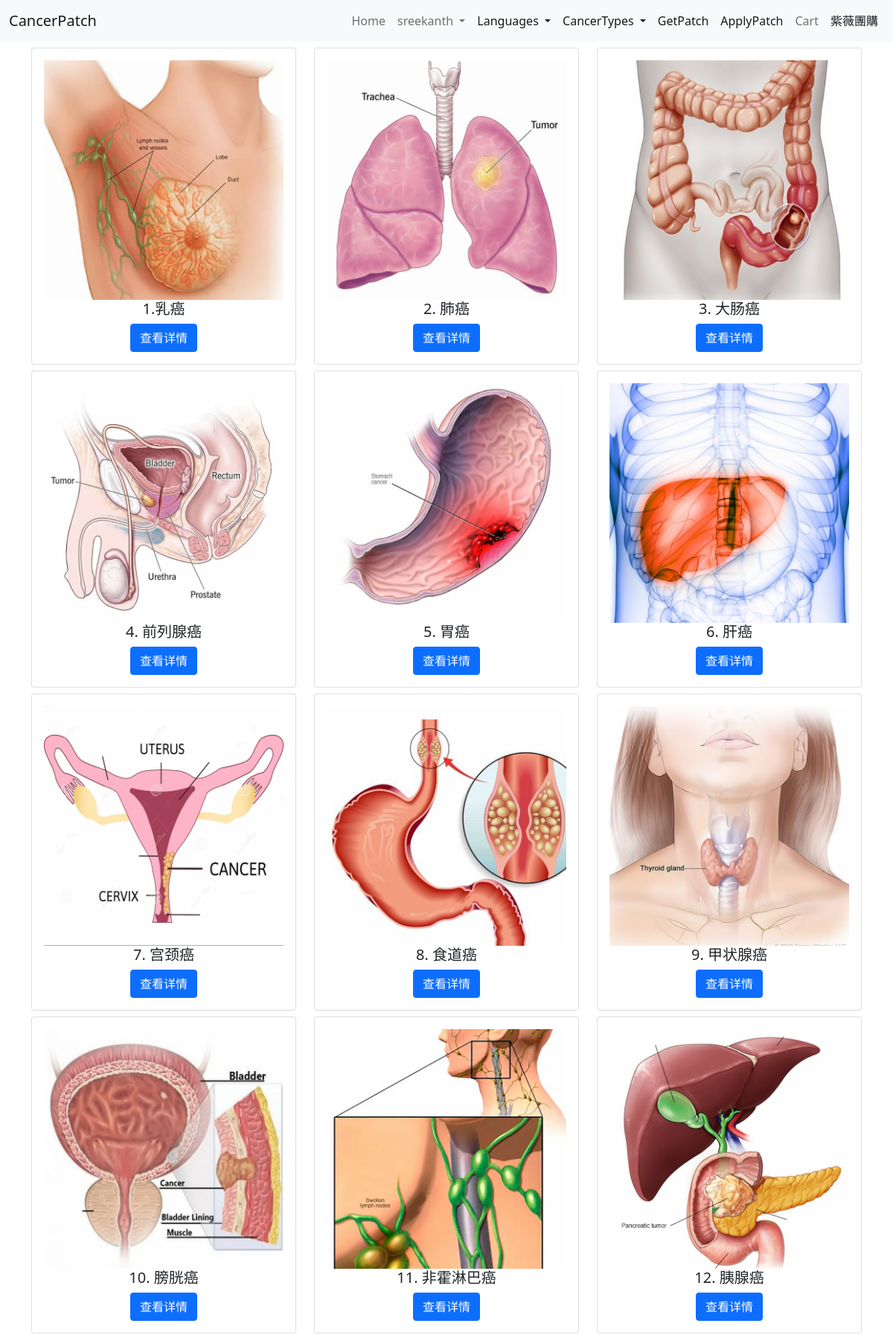
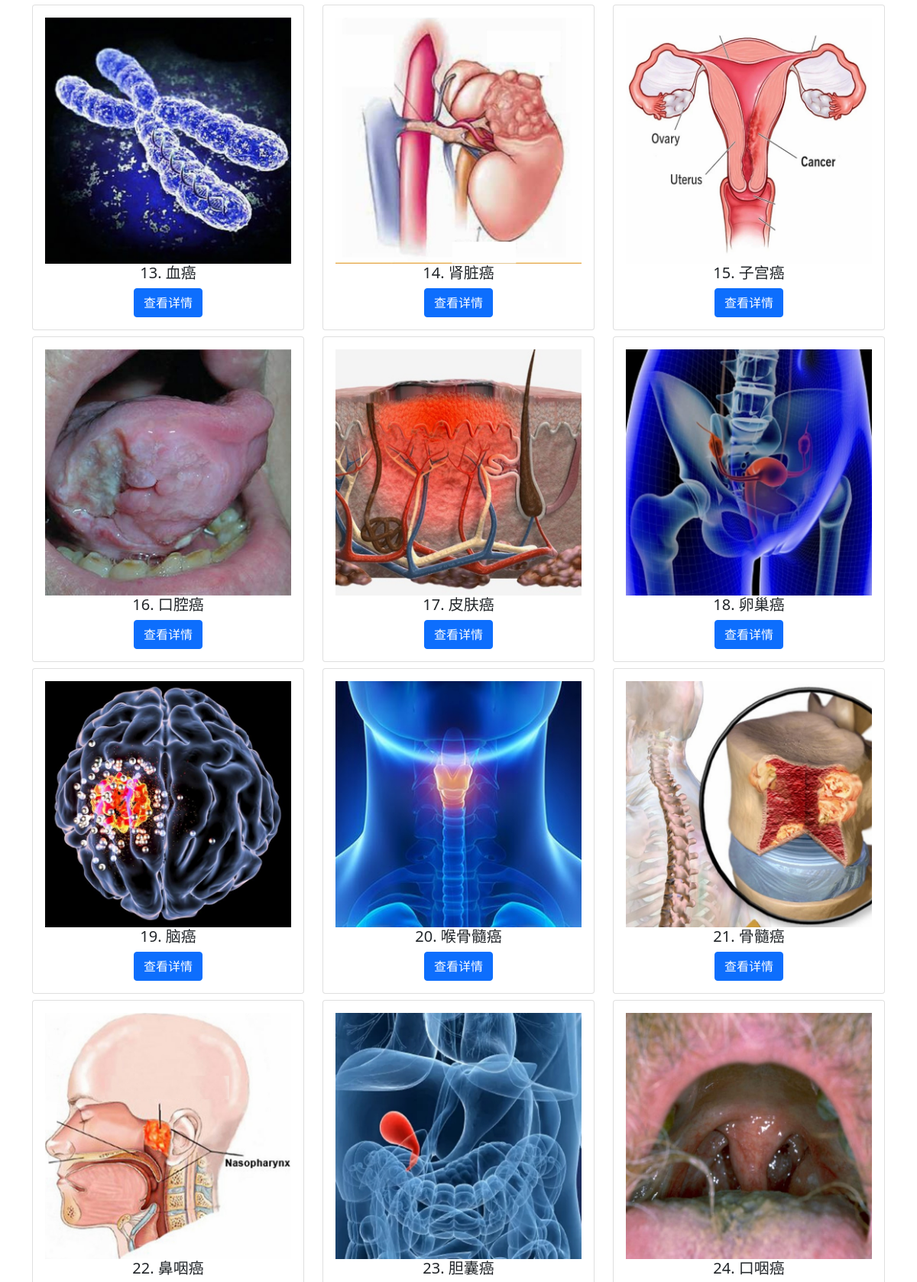
/chinese (signed in, upper part), run on the app's committed database (2 pictures, top to bottom).
### store/models.py (models this page shows, shortened)
class ChineseCategory(models.Model):
    slug=models.CharField(max_length=150,null=False,blank=False)
    name=models.CharField(max_length=150,null=False,blank=False)
    image=models.ImageField(upload_to=get_file_path_chinese,null=True,blank=True)
    description=models.TextField(max_length=500,null=True,blank=True)
    created_at=models.DateTimeField(auto_now_add=True)

### store/controller/chineseview.py (the view)
# urls.py: path('chinese',chineseview.chinesehome,name='chinese'),
def chinesehome(request):
    category=ChineseCategory.objects.all()
    return render(request,'chinese-store/index.html',{'category':category})

### store/templates/chinese-store/index.html
{% extends 'store/layouts/base.html' %}
{% block content %}
<div class="container">
    <div class="row">
         {% for data in category %}
            <div class="col-12 col-md-6 col-lg-4">
                <div class="card mt-2">
                    <div class="card-body text-center">
                        <img src="{{ data.image.url }}" class="w-100" />
                        <h5 class="card-title">{{data.name}}</h5>
                        <a href="{% url 'type' data.slug %}" class="btn btn-primary">查看详情</a>
                    </div>
                </div>
            </div>
         {% endfor %}
    </div>
</div>
{% endblock content %}

### store/templates/store/inc/navbar.html (shortened to what this page needs)
{% load static %}
<nav class="navbar navbar-expand-lg navbar-light bg-light">
  <div class="container-fluid">
    <a class="navbar-brand" href="#">CancerPatch</a>
    <div class="collapse navbar-collapse" id="navbarNav">
      <ul class="navbar-nav ms-auto">
        <li class="nav-item">
          <a class="nav-link {% if request.resolver_match.url_name == 'home' %} active{% endif %}" aria-current="page" href="/">Home</a>
        </li>
        {% if request.user.is_authenticated %}
        <li class="nav-item dropdown">
          <a class="nav-link {% if request.resolver_match.url_name == 'logoutpage' %} active{% endif %}dropdown-toggle" href="#" id="navbarDropdown" role="button" data-bs-toggle="dropdown" aria-expanded="false">
           {{ request.user }}
          </a>
        </li>
        {% endif %}
        <li class="nav-item dropdown" style="height:cover">
          <a class="nav-link  active dropdown-toggle" href="#" id="navbarDropdown" role="button" data-bs-toggle="dropdown" aria-expanded="true">
           Languages
          </a>
        </li>
        <li class="nav-item dropdown">
          <a class="nav-link  active dropdown-toggle" href="#" id="navbarDropdown" role="button" data-bs-toggle="dropdown" aria-expanded="true">
           CancerTypes
          </a>
        </li>
        <li class="nav-item">
          <a class="nav-link active" href="#">GetPatch</a>
        </li>
        <li class="nav-item">
          <a class="nav-link active" href="#">ApplyPatch</a>
        </li>
        <li class="nav-item">
          <a class="nav-link {% if request.resolver_match.url_name == 'cart' %} active{% endif %}" href="cart">Cart</a>
        </li>
        <li class="nav-item">
          <a class="nav-link active" href="#">紫薇團購</a>
        </li>
      </ul>
    </div>
  </div>
</nav>

### data on the page
ChineseCategory: image (picture), name "1.乳癌"
ChineseCategory: image (picture), name "2. 肺癌"
ChineseCategory: image (picture), name "3. 大肠癌"
ChineseCategory: image (picture), name "4. 前列腺癌"
ChineseCategory: image (picture), name "5. 胃癌"
ChineseCategory: image (picture), name "6. 肝癌"
ChineseCategory: image (picture), name "7. 宫颈癌"
ChineseCategory: image (picture), name "8. 食道癌"
ChineseCategory: image (picture), name "9. 甲状腺癌"
ChineseCategory: image (picture), name "10. 膀胱癌"
ChineseCategory: image (picture), name "11. 非霍淋巴癌"
ChineseCategory: image (picture), name "12. 胰腺癌"
ChineseCategory: image (picture), name "13. 血癌"
ChineseCategory: image (picture), name "14. 肾脏癌"
ChineseCategory: image (picture), name "15. 子宫癌"
ChineseCategory: image (picture), name "16. 口腔癌"
ChineseCategory: image (picture), name "17. 皮肤癌"
ChineseCategory: image (picture), name "18. 卵巢癌"
ChineseCategory: image (picture), name "19. 脑癌"
ChineseCategory: image (picture), name "20. 喉骨髓癌"
ChineseCategory: image (picture), name "21. 骨髓癌"
ChineseCategory: image (picture), name "22. 鼻咽癌"
ChineseCategory: image (picture), name "23. 胆囊癌"
ChineseCategory: image (picture), name "24. 口咽癌"

### other printed values
{{ request.user }} "sreekanth"
